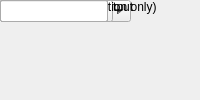
<?xml version="1.0" encoding="UTF-8"?>
<ui version="4.0">
 <class>MainWindow</class>
 <widget class="QMainWindow" name="MainWindow">
  <property name="windowTitle"><string>Shared BRAM</string></property>
  <widget class="QWidget" name="centralwidget">
   <!-- NOTE: this is a simplified structural mirror of the generated
        <module>_ui.py, not a full round-trip Designer file. Regenerate
        both from the same spec if you need to edit layout by hand. -->
       <widget class="QLabel" name="label_arith_type">
     <property name="text"><string>Output Data Type</string></property>
    </widget>
       <widget class="QComboBox" name="arith_type">
     <item><property name="text"><string>Unsigned</string></property></item>
     <item><property name="text"><string>Signed  (2's comp)</string></property></item>
    </widget>
       <widget class="QLabel" name="label_addr_width">
     <property name="text"><string>Address width</string></property>
    </widget>
       <widget class="QSpinBox" name="addr_width"/>
       <widget class="QLabel" name="label_data_width">
     <property name="text"><string>Data Width</string></property>
    </widget>
       <widget class="QComboBox" name="data_width">
     <item><property name="text"><string>8</string></property></item>
     <item><property name="text"><string>16</string></property></item>
     <item><property name="text"><string>32</string></property></item>
     <item><property name="text"><string>64</string></property></item>
     <item><property name="text"><string>128</string></property></item>
    </widget>
       <widget class="QLabel" name="label_reg_prim_output">
     <property name="text"><string>Register Primitive Output</string></property>
    </widget>
       <widget class="QCheckBox" name="reg_prim_output"/>
       <widget class="QLabel" name="label_reg_core_output">
     <property name="text"><string>Register Core Output</string></property>
    </widget>
       <widget class="QCheckBox" name="reg_core_output"/>
       <widget class="QLabel" name="label_optimization">
     <property name="text"><string>Optimization</string></property>
    </widget>
       <widget class="QComboBox" name="optimization">
     <item><property name="text"><string>Minimum_Area</string></property></item>
     <item><property name="text"><string>Low_Power</string></property></item>
    </widget>
       <widget class="QLabel" name="label_data_bin_pt">
     <property name="text"><string>Data Binary Point</string></property>
    </widget>
       <widget class="QLineEdit" name="data_bin_pt"/>
       <widget class="QLabel" name="label_init_vals">
     <property name="text"><string>Initial values (simulation only)</string></property>
    </widget>
       <widget class="QLineEdit" name="init_vals"/>
       <widget class="QLabel" name="label_sample_rate">
     <property name="text"><string>Sample rate</string></property>
    </widget>
       <widget class="QLineEdit" name="sample_rate"/>
  </widget>
 </widget>
 <resources/>
 <connections/>
</ui>
